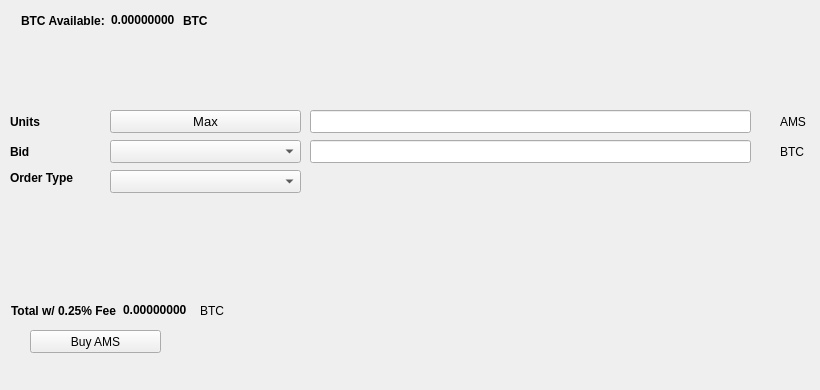
   <widget class="QWidget" name="BuyTab">
    <attribute name="title">
     <string>Buy</string>
    </attribute>
    <widget class="QPushButton" name="BuyAMS">
     <property name="geometry">
      <rect>
       <x>30</x>
       <y>330</y>
       <width>131</width>
       <height>23</height>
      </rect>
     </property>
     <property name="text">
      <string>Buy AMS</string>
     </property>
     <property name="icon">
      <iconset resource="../amsterdamcoin.qrc">
       <normaloff>:/icons/bitcoin</normaloff>:/icons/bitcoin</iconset>
     </property>
    </widget>
    <widget class="QLabel" name="label_3">
     <property name="geometry">
      <rect>
       <x>10</x>
       <y>110</y>
       <width>46</width>
       <height>23</height>
      </rect>
     </property>
     <property name="font">
      <font>
       <weight>75</weight>
       <bold>true</bold>
      </font>
     </property>
     <property name="text">
      <string>Units</string>
     </property>
    </widget>
    <widget class="QLineEdit" name="UnitsInput">
     <property name="geometry">
      <rect>
       <x>310</x>
       <y>110</y>
       <width>441</width>
       <height>23</height>
      </rect>
     </property>
     <property name="font">
      <font>
       <pointsize>9</pointsize>
       <weight>75</weight>
       <bold>true</bold>
      </font>
     </property>
    </widget>
    <widget class="QLineEdit" name="BuyBidPriceEdit">
     <property name="geometry">
      <rect>
       <x>310</x>
       <y>140</y>
       <width>441</width>
       <height>23</height>
      </rect>
     </property>
     <property name="font">
      <font>
       <pointsize>9</pointsize>
       <weight>75</weight>
       <bold>true</bold>
      </font>
     </property>
    </widget>
    <widget class="QLabel" name="label_4">
     <property name="geometry">
      <rect>
       <x>780</x>
       <y>110</y>
       <width>31</width>
       <height>23</height>
      </rect>
     </property>
     <property name="text">
      <string>AMS</string>
     </property>
    </widget>
    <widget class="QLabel" name="label_5">
     <property name="geometry">
      <rect>
       <x>780</x>
       <y>140</y>
       <width>31</width>
       <height>23</height>
      </rect>
     </property>
     <property name="text">
      <string>BTC</string>
     </property>
    </widget>
    <widget class="QLabel" name="label_6">
     <property name="geometry">
      <rect>
       <x>10</x>
       <y>140</y>
       <width>46</width>
       <height>23</height>
      </rect>
     </property>
     <property name="font">
      <font>
       <weight>75</weight>
       <bold>true</bold>
      </font>
     </property>
     <property name="text">
      <string>Bid</string>
     </property>
    </widget>
    <widget class="QLabel" name="label_7">
     <property name="geometry">
      <rect>
       <x>10</x>
       <y>170</y>
       <width>91</width>
       <height>16</height>
      </rect>
     </property>
     <property name="font">
      <font>
       <weight>75</weight>
       <bold>true</bold>
      </font>
     </property>
     <property name="text">
      <string>Order Type</string>
     </property>
    </widget>
    <widget class="QPushButton" name="Buy_Max_Amount">
     <property name="geometry">
      <rect>
       <x>110</x>
       <y>110</y>
       <width>191</width>
       <height>23</height>
      </rect>
     </property>
     <property name="font">
      <font>
       <pointsize>10</pointsize>
      </font>
     </property>
     <property name="text">
      <string>Max</string>
     </property>
    </widget>
    <widget class="QComboBox" name="BuyBidcomboBox">
     <property name="geometry">
      <rect>
       <x>110</x>
       <y>140</y>
       <width>191</width>
       <height>23</height>
      </rect>
     </property>
     <property name="font">
      <font>
       <pointsize>10</pointsize>
      </font>
     </property>
    </widget>
    <widget class="QComboBox" name="buyOrdertypeCombo">
     <property name="geometry">
      <rect>
       <x>110</x>
       <y>170</y>
       <width>191</width>
       <height>23</height>
      </rect>
     </property>
     <property name="font">
      <font>
       <pointsize>10</pointsize>
      </font>
     </property>
    </widget>
    <widget class="QWidget" name="layoutWidget1">
     <property name="geometry">
      <rect>
       <x>21</x>
       <y>11</y>
       <width>227</width>
       <height>19</height>
      </rect>
     </property>
     <layout class="QHBoxLayout" name="horizontalLayout_3">
      <item>
       <widget class="QLabel" name="label232">
        <property name="font">
         <font>
          <weight>75</weight>
          <bold>true</bold>
         </font>
        </property>
        <property name="text">
         <string>BTC Available:</string>
        </property>
       </widget>
      </item>
      <item>
       <widget class="QLabel" name="BtcAvailableLbl">
        <property name="palette">
         <palette>
          <active>
           <colorrole role="WindowText">
            <brush brushstyle="SolidPattern">
             <color alpha="255">
              <red>0</red>
              <green>0</green>
              <blue>0</blue>
             </color>
            </brush>
           </colorrole>
           <colorrole role="Button">
            <brush brushstyle="SolidPattern">
             <color alpha="255">
              <red>0</red>
              <green>170</green>
              <blue>0</blue>
             </color>
            </brush>
           </colorrole>
           <colorrole role="Light">
            <brush brushstyle="SolidPattern">
             <color alpha="255">
              <red>0</red>
              <green>255</green>
              <blue>0</blue>
             </color>
            </brush>
           </colorrole>
           <colorrole role="Midlight">
            <brush brushstyle="SolidPattern">
             <color alpha="255">
              <red>0</red>
              <green>212</green>
              <blue>0</blue>
             </color>
            </brush>
           </colorrole>
           <colorrole role="Dark">
            <brush brushstyle="SolidPattern">
             <color alpha="255">
              <red>0</red>
              <green>85</green>
              <blue>0</blue>
             </color>
            </brush>
           </colorrole>
           <colorrole role="Mid">
            <brush brushstyle="SolidPattern">
             <color alpha="255">
              <red>0</red>
              <green>113</green>
              <blue>0</blue>
             </color>
            </brush>
           </colorrole>
           <colorrole role="Text">
            <brush brushstyle="SolidPattern">
             <color alpha="255">
              <red>0</red>
              <green>170</green>
              <blue>0</blue>
             </color>
            </brush>
           </colorrole>
           <colorrole role="BrightText">
            <brush brushstyle="SolidPattern">
             <color alpha="255">
              <red>255</red>
              <green>255</green>
              <blue>255</blue>
             </color>
            </brush>
           </colorrole>
           <colorrole role="ButtonText">
            <brush brushstyle="SolidPattern">
             <color alpha="255">
              <red>0</red>
              <green>0</green>
              <blue>0</blue>
             </color>
            </brush>
           </colorrole>
           <colorrole role="Base">
            <brush brushstyle="SolidPattern">
             <color alpha="255">
              <red>255</red>
              <green>255</green>
              <blue>255</blue>
             </color>
            </brush>
           </colorrole>
           <colorrole role="Window">
            <brush brushstyle="SolidPattern">
             <color alpha="255">
              <red>0</red>
              <green>170</green>
              <blue>0</blue>
             </color>
            </brush>
           </colorrole>
           <colorrole role="Shadow">
            <brush brushstyle="SolidPattern">
             <color alpha="255">
              <red>0</red>
              <green>0</green>
              <blue>0</blue>
             </color>
            </brush>
           </colorrole>
           <colorrole role="AlternateBase">
            <brush brushstyle="SolidPattern">
             <color alpha="255">
              <red>127</red>
              <green>212</green>
              <blue>127</blue>
             </color>
            </brush>
           </colorrole>
           <colorrole role="ToolTipBase">
            <brush brushstyle="SolidPattern">
             <color alpha="255">
              <red>255</red>
              <green>255</green>
              <blue>220</blue>
             </color>
            </brush>
           </colorrole>
           <colorrole role="ToolTipText">
            <brush brushstyle="SolidPattern">
             <color alpha="255">
              <red>0</red>
              <green>0</green>
              <blue>0</blue>
             </color>
            </brush>
           </colorrole>
          </active>
          <inactive>
           <colorrole role="WindowText">
            <brush brushstyle="SolidPattern">
             <color alpha="255">
              <red>0</red>
              <green>0</green>
              <blue>0</blue>
             </color>
            </brush>
           </colorrole>
           <colorrole role="Button">
            <brush brushstyle="SolidPattern">
             <color alpha="255">
              <red>0</red>
              <green>170</green>
              <blue>0</blue>
             </color>
            </brush>
           </colorrole>
           <colorrole role="Light">
            <brush brushstyle="SolidPattern">
             <color alpha="255">
              <red>0</red>
              <green>255</green>
              <blue>0</blue>
             </color>
            </brush>
           </colorrole>
           <colorrole role="Midlight">
            <brush brushstyle="SolidPattern">
             <color alpha="255">
              <red>0</red>
              <green>212</green>
              <blue>0</blue>
             </color>
            </brush>
           </colorrole>
           <colorrole role="Dark">
            <brush brushstyle="SolidPattern">
             <color alpha="255">
              <red>0</red>
              <green>85</green>
              <blue>0</blue>
             </color>
            </brush>
           </colorrole>
           <colorrole role="Mid">
            <brush brushstyle="SolidPattern">
             <color alpha="255">
              <red>0</red>
              <green>113</green>
              <blue>0</blue>
             </color>
            </brush>
           </colorrole>
           <colorrole role="Text">
            <brush brushstyle="SolidPattern">
             <color alpha="255">
              <red>0</red>
              <green>170</green>
              <blue>0</blue>
             </color>
            </brush>
           </colorrole>
           <colorrole role="BrightText">
            <brush brushstyle="SolidPattern">
             <color alpha="255">
              <red>255</red>
              <green>255</green>
              <blue>255</blue>
             </color>
            </brush>
           </colorrole>
           <colorrole role="ButtonText">
            <brush brushstyle="SolidPattern">
             <color alpha="255">
              <red>0</red>
              <green>0</green>
              <blue>0</blue>
             </color>
            </brush>
           </colorrole>
           <colorrole role="Base">
            <brush brushstyle="SolidPattern">
             <color alpha="255">
              <red>255</red>
              <green>255</green>
              <blue>255</blue>
             </color>
            </brush>
           </colorrole>
           <colorrole role="Window">
            <brush brushstyle="SolidPattern">
             <color alpha="255">
              <red>0</red>
              <green>170</green>
              <blue>0</blue>
             </color>
            </brush>
           </colorrole>
           <colorrole role="Shadow">
            <brush brushstyle="SolidPattern">
             <color alpha="255">
              <red>0</red>
              <green>0</green>
              <blue>0</blue>
             </color>
            </brush>
           </colorrole>
           <colorrole role="AlternateBase">
            <brush brushstyle="SolidPattern">
             <color alpha="255">
              <red>127</red>
              <green>212</green>
              <blue>127</blue>
             </color>
            </brush>
           </colorrole>
           <colorrole role="ToolTipBase">
            <brush brushstyle="SolidPattern">
             <color alpha="255">
              <red>255</red>
              <green>255</green>
              <blue>220</blue>
             </color>
            </brush>
           </colorrole>
           <colorrole role="ToolTipText">
            <brush brushstyle="SolidPattern">
             <color alpha="255">
              <red>0</red>
              <green>0</green>
              <blue>0</blue>
             </color>
            </brush>
           </colorrole>
          </inactive>
          <disabled>
           <colorrole role="WindowText">
            <brush brushstyle="SolidPattern">
             <color alpha="255">
              <red>0</red>
              <green>85</green>
              <blue>0</blue>
             </color>
            </brush>
           </colorrole>
           <colorrole role="Button">
            <brush brushstyle="SolidPattern">
             <color alpha="255">
              <red>0</red>
              <green>170</green>
              <blue>0</blue>
             </color>
            </brush>
           </colorrole>
           <colorrole role="Light">
            <brush brushstyle="SolidPattern">
             <color alpha="255">
              <red>0</red>
              <green>255</green>
              <blue>0</blue>
             </color>
            </brush>
           </colorrole>
           <colorrole role="Midlight">
            <brush brushstyle="SolidPattern">
             <color alpha="255">
              <red>0</red>
              <green>212</green>
              <blue>0</blue>
             </color>
            </brush>
           </colorrole>
           <colorrole role="Dark">
            <brush brushstyle="SolidPattern">
             <color alpha="255">
              <red>0</red>
              <green>85</green>
              <blue>0</blue>
             </color>
            </brush>
           </colorrole>
           <colorrole role="Mid">
            <brush brushstyle="SolidPattern">
             <color alpha="255">
              <red>0</red>
              <green>113</green>
              <blue>0</blue>
             </color>
            </brush>
           </colorrole>
           <colorrole role="Text">
            <brush brushstyle="SolidPattern">
             <color alpha="255">
              <red>0</red>
              <green>85</green>
              <blue>0</blue>
             </color>
            </brush>
           </colorrole>
           <colorrole role="BrightText">
            <brush brushstyle="SolidPattern">
             <color alpha="255">
              <red>255</red>
              <green>255</green>
              <blue>255</blue>
             </color>
            </brush>
           </colorrole>
           <colorrole role="ButtonText">
            <brush brushstyle="SolidPattern">
             <color alpha="255">
              <red>0</red>
              <green>85</green>
              <blue>0</blue>
             </color>
            </brush>
           </colorrole>
           <colorrole role="Base">
            <brush brushstyle="SolidPattern">
             <color alpha="255">
              <red>0</red>
              <green>170</green>
              <blue>0</blue>
             </color>
            </brush>
           </colorrole>
           <colorrole role="Window">
            <brush brushstyle="SolidPattern">
             <color alpha="255">
              <red>0</red>
              <green>170</green>
              <blue>0</blue>
             </color>
            </brush>
           </colorrole>
           <colorrole role="Shadow">
            <brush brushstyle="SolidPattern">
             <color alpha="255">
              <red>0</red>
              <green>0</green>
              <blue>0</blue>
             </color>
            </brush>
           </colorrole>
           <colorrole role="AlternateBase">
            <brush brushstyle="SolidPattern">
             <color alpha="255">
              <red>0</red>
              <green>170</green>
              <blue>0</blue>
             </color>
            </brush>
           </colorrole>
           <colorrole role="ToolTipBase">
            <brush brushstyle="SolidPattern">
             <color alpha="255">
              <red>255</red>
              <green>255</green>
              <blue>220</blue>
             </color>
            </brush>
           </colorrole>
           <colorrole role="ToolTipText">
            <brush brushstyle="SolidPattern">
             <color alpha="255">
              <red>0</red>
              <green>0</green>
              <blue>0</blue>
             </color>
            </brush>
           </colorrole>
          </disabled>
         </palette>
        </property>
        <property name="font">
         <font>
          <weight>75</weight>
          <bold>true</bold>
         </font>
        </property>
        <property name="text">
         <string>0.00000000</string>
        </property>
        <property name="textInteractionFlags">
         <set>Qt::LinksAccessibleByMouse|Qt::TextSelectableByKeyboard|Qt::TextSelectableByMouse</set>
        </property>
       </widget>
      </item>
      <item>
       <widget class="QLabel" name="BtcAvailableLbl_2">
        <property name="font">
         <font>
          <weight>75</weight>
          <bold>true</bold>
         </font>
        </property>
        <property name="text">
         <string>BTC</string>
        </property>
       </widget>
      </item>
     </layout>
    </widget>
    <widget class="QWidget" name="layoutWidge2">
     <property name="geometry">
      <rect>
       <x>11</x>
       <y>301</y>
       <width>259</width>
       <height>19</height>
      </rect>
     </property>
     <layout class="QHBoxLayout" name="horizontalLayout_4">
      <item>
       <widget class="QLabel" name="label_9">
        <property name="font">
         <font>
          <weight>75</weight>
          <bold>true</bold>
         </font>
        </property>
        <property name="text">
         <string>Total w/ 0.25% Fee</string>
        </property>
       </widget>
      </item>
      <item>
       <widget class="QLabel" name="BuyCostLabel">
        <property name="palette">
         <palette>
          <active>
           <colorrole role="WindowText">
            <brush brushstyle="SolidPattern">
             <color alpha="255">
              <red>0</red>
              <green>0</green>
              <blue>0</blue>
             </color>
            </brush>
           </colorrole>
           <colorrole role="Button">
            <brush brushstyle="SolidPattern">
             <color alpha="255">
              <red>0</red>
              <green>170</green>
              <blue>0</blue>
             </color>
            </brush>
           </colorrole>
           <colorrole role="Light">
            <brush brushstyle="SolidPattern">
             <color alpha="255">
              <red>0</red>
              <green>255</green>
              <blue>0</blue>
             </color>
            </brush>
           </colorrole>
           <colorrole role="Midlight">
            <brush brushstyle="SolidPattern">
             <color alpha="255">
              <red>0</red>
              <green>212</green>
              <blue>0</blue>
             </color>
            </brush>
           </colorrole>
           <colorrole role="Dark">
            <brush brushstyle="SolidPattern">
             <color alpha="255">
              <red>0</red>
              <green>85</green>
              <blue>0</blue>
             </color>
            </brush>
           </colorrole>
           <colorrole role="Mid">
            <brush brushstyle="SolidPattern">
             <color alpha="255">
              <red>0</red>
              <green>113</green>
              <blue>0</blue>
             </color>
            </brush>
           </colorrole>
           <colorrole role="Text">
            <brush brushstyle="SolidPattern">
             <color alpha="255">
              <red>0</red>
              <green>170</green>
              <blue>0</blue>
             </color>
            </brush>
           </colorrole>
           <colorrole role="BrightText">
            <brush brushstyle="SolidPattern">
             <color alpha="255">
              <red>255</red>
              <green>255</green>
              <blue>255</blue>
             </color>
            </brush>
           </colorrole>
           <colorrole role="ButtonText">
            <brush brushstyle="SolidPattern">
             <color alpha="255">
              <red>0</red>
              <green>0</green>
              <blue>0</blue>
             </color>
            </brush>
           </colorrole>
           <colorrole role="Base">
            <brush brushstyle="SolidPattern">
             <color alpha="255">
              <red>255</red>
              <green>255</green>
              <blue>255</blue>
             </color>
            </brush>
           </colorrole>
           <colorrole role="Window">
            <brush brushstyle="SolidPattern">
             <color alpha="255">
              <red>0</red>
              <green>170</green>
              <blue>0</blue>
             </color>
            </brush>
           </colorrole>
           <colorrole role="Shadow">
            <brush brushstyle="SolidPattern">
             <color alpha="255">
              <red>0</red>
              <green>0</green>
              <blue>0</blue>
             </color>
            </brush>
           </colorrole>
           <colorrole role="AlternateBase">
            <brush brushstyle="SolidPattern">
             <color alpha="255">
              <red>127</red>
              <green>212</green>
              <blue>127</blue>
             </color>
            </brush>
           </colorrole>
           <colorrole role="ToolTipBase">
            <brush brushstyle="SolidPattern">
             <color alpha="255">
              <red>255</red>
              <green>255</green>
              <blue>220</blue>
             </color>
            </brush>
           </colorrole>
           <colorrole role="ToolTipText">
            <brush brushstyle="SolidPattern">
             <color alpha="255">
              <red>0</red>
              <green>0</green>
              <blue>0</blue>
             </color>
            </brush>
           </colorrole>
          </active>
          <inactive>
           <colorrole role="WindowText">
            <brush brushstyle="SolidPattern">
             <color alpha="255">
              <red>0</red>
              <green>0</green>
              <blue>0</blue>
             </color>
            </brush>
           </colorrole>
           <colorrole role="Button">
            <brush brushstyle="SolidPattern">
             <color alpha="255">
              <red>0</red>
              <green>170</green>
              <blue>0</blue>
             </color>
            </brush>
           </colorrole>
           <colorrole role="Light">
            <brush brushstyle="SolidPattern">
             <color alpha="255">
              <red>0</red>
              <green>255</green>
              <blue>0</blue>
             </color>
            </brush>
           </colorrole>
           <colorrole role="Midlight">
            <brush brushstyle="SolidPattern">
             <color alpha="255">
              <red>0</red>
              <green>212</green>
              <blue>0</blue>
             </color>
            </brush>
           </colorrole>
           <colorrole role="Dark">
            <brush brushstyle="SolidPattern">
             <color alpha="255">
              <red>0</red>
              <green>85</green>
              <blue>0</blue>
             </color>
            </brush>
           </colorrole>
           <colorrole role="Mid">
            <brush brushstyle="SolidPattern">
             <color alpha="255">
              <red>0</red>
              <green>113</green>
              <blue>0</blue>
             </color>
            </brush>
           </colorrole>
           <colorrole role="Text">
            <brush brushstyle="SolidPattern">
             <color alpha="255">
              <red>0</red>
              <green>170</green>
              <blue>0</blue>
             </color>
            </brush>
           </colorrole>
           <colorrole role="BrightText">
            <brush brushstyle="SolidPattern">
             <color alpha="255">
              <red>255</red>
              <green>255</green>
              <blue>255</blue>
             </color>
            </brush>
           </colorrole>
           <colorrole role="ButtonText">
            <brush brushstyle="SolidPattern">
             <color alpha="255">
              <red>0</red>
              <green>0</green>
              <blue>0</blue>
             </color>
            </brush>
           </colorrole>
           <colorrole role="Base">
            <brush brushstyle="SolidPattern">
             <color alpha="255">
              <red>255</red>
              <green>255</green>
              <blue>255</blue>
             </color>
            </brush>
           </colorrole>
           <colorrole role="Window">
            <brush brushstyle="SolidPattern">
             <color alpha="255">
              <red>0</red>
              <green>170</green>
              <blue>0</blue>
             </color>
            </brush>
           </colorrole>
           <colorrole role="Shadow">
            <brush brushstyle="SolidPattern">
             <color alpha="255">
              <red>0</red>
              <green>0</green>
              <blue>0</blue>
             </color>
            </brush>
           </colorrole>
           <colorrole role="AlternateBase">
            <brush brushstyle="SolidPattern">
             <color alpha="255">
              <red>127</red>
              <green>212</green>
              <blue>127</blue>
             </color>
            </brush>
           </colorrole>
           <colorrole role="ToolTipBase">
            <brush brushstyle="SolidPattern">
             <color alpha="255">
              <red>255</red>
              <green>255</green>
              <blue>220</blue>
             </color>
            </brush>
           </colorrole>
           <colorrole role="ToolTipText">
            <brush brushstyle="SolidPattern">
             <color alpha="255">
              <red>0</red>
              <green>0</green>
              <blue>0</blue>
             </color>
            </brush>
           </colorrole>
          </inactive>
          <disabled>
           <colorrole role="WindowText">
            <brush brushstyle="SolidPattern">
             <color alpha="255">
              <red>0</red>
              <green>85</green>
              <blue>0</blue>
             </color>
            </brush>
           </colorrole>
           <colorrole role="Button">
            <brush brushstyle="SolidPattern">
             <color alpha="255">
              <red>0</red>
              <green>170</green>
              <blue>0</blue>
             </color>
            </brush>
           </colorrole>
           <colorrole role="Light">
            <brush brushstyle="SolidPattern">
             <color alpha="255">
              <red>0</red>
              <green>255</green>
              <blue>0</blue>
             </color>
            </brush>
           </colorrole>
           <colorrole role="Midlight">
            <brush brushstyle="SolidPattern">
             <color alpha="255">
              <red>0</red>
              <green>212</green>
              <blue>0</blue>
             </color>
            </brush>
           </colorrole>
           <colorrole role="Dark">
            <brush brushstyle="SolidPattern">
             <color alpha="255">
              <red>0</red>
              <green>85</green>
              <blue>0</blue>
             </color>
            </brush>
           </colorrole>
           <colorrole role="Mid">
            <brush brushstyle="SolidPattern">
             <color alpha="255">
              <red>0</red>
              <green>113</green>
              <blue>0</blue>
             </color>
            </brush>
           </colorrole>
           <colorrole role="Text">
            <brush brushstyle="SolidPattern">
             <color alpha="255">
              <red>0</red>
              <green>85</green>
              <blue>0</blue>
             </color>
            </brush>
           </colorrole>
           <colorrole role="BrightText">
            <brush brushstyle="SolidPattern">
             <color alpha="255">
              <red>255</red>
              <green>255</green>
              <blue>255</blue>
             </color>
            </brush>
           </colorrole>
           <colorrole role="ButtonText">
            <brush brushstyle="SolidPattern">
             <color alpha="255">
              <red>0</red>
              <green>85</green>
              <blue>0</blue>
             </color>
            </brush>
           </colorrole>
           <colorrole role="Base">
            <brush brushstyle="SolidPattern">
             <color alpha="255">
              <red>0</red>
              <green>170</green>
              <blue>0</blue>
             </color>
            </brush>
           </colorrole>
           <colorrole role="Window">
            <brush brushstyle="SolidPattern">
             <color alpha="255">
              <red>0</red>
              <green>170</green>
              <blue>0</blue>
             </color>
            </brush>
           </colorrole>
           <colorrole role="Shadow">
            <brush brushstyle="SolidPattern">
             <color alpha="255">
              <red>0</red>
              <green>0</green>
              <blue>0</blue>
             </color>
            </brush>
           </colorrole>
           <colorrole role="AlternateBase">
            <brush brushstyle="SolidPattern">
             <color alpha="255">
              <red>0</red>
              <green>170</green>
              <blue>0</blue>
             </color>
            </brush>
           </colorrole>
           <colorrole role="ToolTipBase">
            <brush brushstyle="SolidPattern">
             <color alpha="255">
              <red>255</red>
              <green>255</green>
              <blue>220</blue>
             </color>
            </brush>
           </colorrole>
           <colorrole role="ToolTipText">
            <brush brushstyle="SolidPattern">
             <color alpha="255">
              <red>0</red>
              <green>0</green>
              <blue>0</blue>
             </color>
            </brush>
           </colorrole>
          </disabled>
         </palette>
        </property>
        <property name="font">
         <font>
          <weight>75</weight>
          <bold>true</bold>
         </font>
        </property>
        <property name="autoFillBackground">
         <bool>false</bool>
        </property>
        <property name="text">
         <string>0.00000000</string>
        </property>
        <property name="textInteractionFlags">
         <set>Qt::LinksAccessibleByMouse|Qt::TextSelectableByMouse</set>
        </property>
       </widget>
      </item>
      <item>
       <widget class="QLabel" name="label_10">
        <property name="font">
         <font>
          <weight>50</weight>
          <bold>false</bold>
         </font>
        </property>
        <property name="text">
         <string>BTC</string>
        </property>
       </widget>
      </item>
     </layout>
    </widget>
    <widget class="QLabel" name="label_24">
     <property name="geometry">
      <rect>
       <x>460</x>
       <y>300</y>
       <width>281</width>
       <height>81</height>
      </rect>
     </property>
     <property name="text">
      <string/>
     </property>
     <property name="pixmap">
      <pixmap>:/images/bittrex</pixmap>
     </property>
    </widget>
   </widget>
